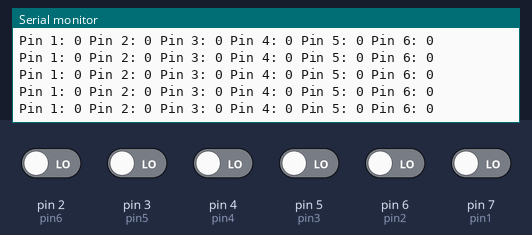
Simulated run of this sketch. Board: Arduino Uno, built with avr-gcc and run on an emulated ATmega328P. Shown: the last lines printed to the serial monitor. Inputs (shaded band) come from the test bench; at power-on: pin 2 (pin6), pin 3 (pin5), pin 4 (pin4), pin 5 (pin3), pin 6 (pin2), pin 7 (pin1) LOW.

Above: at 1.2 s.
1.3 s: pin 2 (pin6) driven HIGH
At 1.38 s:
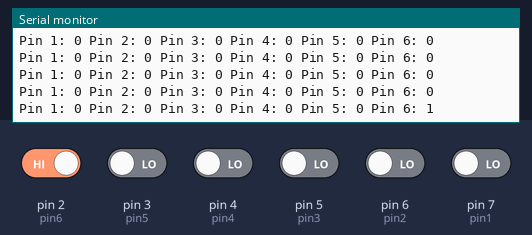
4.3 s: pin 3 (pin5) driven HIGH
At 4.41 s:
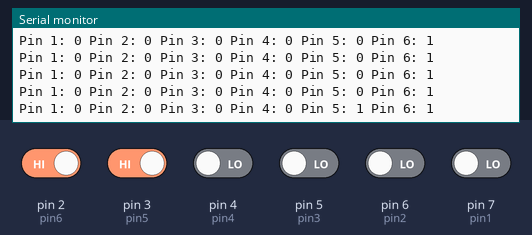
7.3 s: pin 4 (pin4) driven HIGH
At 7.39 s:
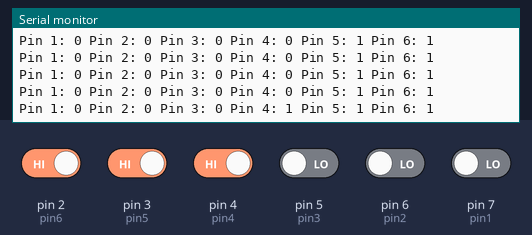
10.3 s: pin 5 (pin3) driven HIGH
At 10.42 s:
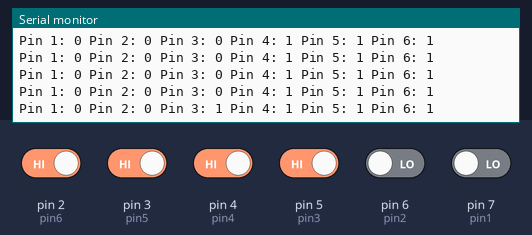
13.3 s: pin 6 (pin2) driven HIGH
At 13.39 s:
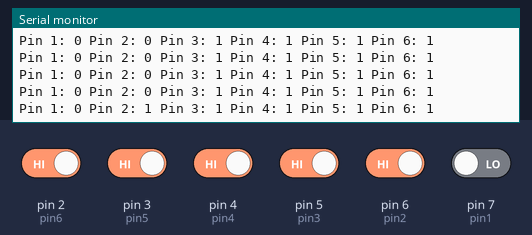
14.8 s: pin 7 (pin1) driven HIGH
At 14.88 s:
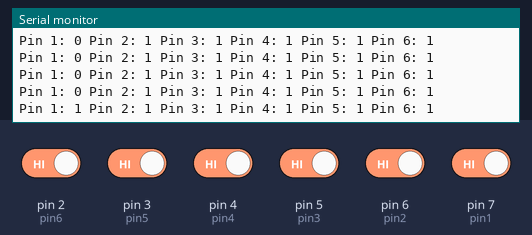

Measured:
- after the input at 1.3 s, the serial monitor: prints a new line after 0.07 s (image 1)
- after the input at 4.3 s, the serial monitor: prints a new line after 0.10 s (image 2)
- after the input at 7.3 s, the serial monitor: prints a new line after 0.08 s (image 3)
- after the input at 10.3 s, the serial monitor: prints a new line after 0.11 s (image 4)
- after the input at 13.3 s, the serial monitor: prints a new line after 0.09 s (image 5)
- after the input at 14.8 s, the serial monitor: prints a new line after 0.07 s (image 6)

The sketch:

prueba_sensores.ino
```cpp
const byte pin1 = 7;
const byte pin2 = 6;
const byte pin3 = 5;
const byte pin4 = 4;
const byte pin5 = 3;
const byte pin6 = 2;

int read1 = HIGH;
int read2 = HIGH;
int read3 = HIGH;
int read4 = HIGH;
int read5 = HIGH;
int read6 = HIGH;

void setup(){
  Serial.begin(9600);
}

void loop(){
  read1 = digitalRead(pin1);
  read2 = digitalRead(pin2);
  read3 = digitalRead(pin3);
  read4 = digitalRead(pin4);
  read5 = digitalRead(pin5);
  read6 = digitalRead(pin6);

  Serial.print("Pin 1: ");
  Serial.print(read1);
  Serial.print(" Pin 2: ");
  Serial.print(read2);
  Serial.print(" Pin 3: ");
  Serial.print(read3);
  Serial.print(" Pin 4: ");
  Serial.print(read4);
  Serial.print(" Pin 5: ");
  Serial.print(read5);
  Serial.print(" Pin 6: ");
  Serial.println(read6);
}
```
